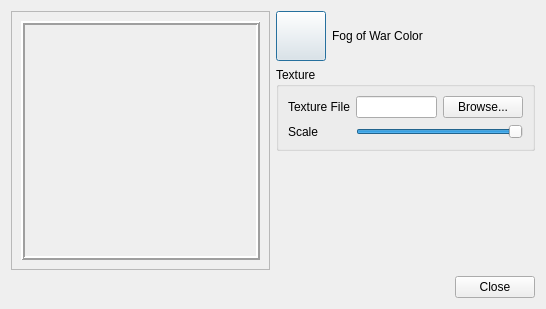
<?xml version="1.0" encoding="UTF-8"?>
<ui version="4.0">
 <class>LayerFowSettings</class>
 <widget class="QDialog" name="LayerFowSettings">
  <property name="geometry">
   <rect>
    <x>0</x>
    <y>0</y>
    <width>546</width>
    <height>309</height>
   </rect>
  </property>
  <property name="windowTitle">
   <string>Fog of War Layer Settings</string>
  </property>
  <property name="styleSheet">
   <string notr="true">background-image: url(:/img/data/parchment.jpg);</string>
  </property>
  <layout class="QVBoxLayout" name="verticalLayout_2">
   <item>
    <layout class="QHBoxLayout" name="horizontalLayout_3" stretch="1,1">
     <item>
      <widget class="QFrame" name="framePreview">
       <property name="frameShape">
        <enum>QFrame::StyledPanel</enum>
       </property>
       <property name="frameShadow">
        <enum>QFrame::Raised</enum>
       </property>
       <layout class="QGridLayout" name="gridLayout_2">
        <item row="0" column="0">
         <widget class="QLabel" name="lblPreview">
          <property name="sizePolicy">
           <sizepolicy hsizetype="Preferred" vsizetype="Preferred">
            <horstretch>0</horstretch>
            <verstretch>0</verstretch>
           </sizepolicy>
          </property>
          <property name="minimumSize">
           <size>
            <width>200</width>
            <height>200</height>
           </size>
          </property>
          <property name="maximumSize">
           <size>
            <width>1000</width>
            <height>1000</height>
           </size>
          </property>
          <property name="frameShape">
           <enum>QFrame::Box</enum>
          </property>
          <property name="frameShadow">
           <enum>QFrame::Raised</enum>
          </property>
          <property name="lineWidth">
           <number>2</number>
          </property>
          <property name="text">
           <string/>
          </property>
          <property name="scaledContents">
           <bool>true</bool>
          </property>
         </widget>
        </item>
       </layout>
      </widget>
     </item>
     <item>
      <layout class="QVBoxLayout" name="verticalLayout">
       <item>
        <layout class="QHBoxLayout" name="horizontalLayout_2">
         <item>
          <widget class="ColorPushButton" name="btnColor">
           <property name="minimumSize">
            <size>
             <width>50</width>
             <height>50</height>
            </size>
           </property>
           <property name="maximumSize">
            <size>
             <width>50</width>
             <height>50</height>
            </size>
           </property>
           <property name="text">
            <string/>
           </property>
          </widget>
         </item>
         <item>
          <widget class="QLabel" name="label">
           <property name="text">
            <string>Fog of War Color</string>
           </property>
          </widget>
         </item>
        </layout>
       </item>
       <item>
        <widget class="QGroupBox" name="groupBox">
         <property name="title">
          <string>Texture</string>
         </property>
         <layout class="QFormLayout" name="formLayout">
          <item row="0" column="0">
           <widget class="QLabel" name="label_2">
            <property name="text">
             <string>Texture File</string>
            </property>
           </widget>
          </item>
          <item row="0" column="1">
           <layout class="QHBoxLayout" name="horizontalLayout">
            <item>
             <widget class="QLineEdit" name="edtTextureFile"/>
            </item>
            <item>
             <widget class="QPushButton" name="btnBrowseTexture">
              <property name="text">
               <string>Browse...</string>
              </property>
             </widget>
            </item>
           </layout>
          </item>
          <item row="1" column="0">
           <widget class="QLabel" name="label_3">
            <property name="text">
             <string>Scale</string>
            </property>
           </widget>
          </item>
          <item row="1" column="1">
           <widget class="QSlider" name="sliderScale">
            <property name="minimum">
             <number>1</number>
            </property>
            <property name="maximum">
             <number>100</number>
            </property>
            <property name="value">
             <number>100</number>
            </property>
            <property name="orientation">
             <enum>Qt::Horizontal</enum>
            </property>
           </widget>
          </item>
         </layout>
        </widget>
       </item>
       <item>
        <spacer name="verticalSpacer">
         <property name="orientation">
          <enum>Qt::Vertical</enum>
         </property>
         <property name="sizeHint" stdset="0">
          <size>
           <width>20</width>
           <height>40</height>
          </size>
         </property>
        </spacer>
       </item>
      </layout>
     </item>
    </layout>
   </item>
   <item>
    <widget class="QDialogButtonBox" name="buttonBox">
     <property name="orientation">
      <enum>Qt::Horizontal</enum>
     </property>
     <property name="standardButtons">
      <set>QDialogButtonBox::Close</set>
     </property>
    </widget>
   </item>
  </layout>
 </widget>
 <customwidgets>
  <customwidget>
   <class>ColorPushButton</class>
   <extends>QPushButton</extends>
   <header>colorpushbutton.h</header>
  </customwidget>
 </customwidgets>
 <resources/>
 <connections>
  <connection>
   <sender>buttonBox</sender>
   <signal>accepted()</signal>
   <receiver>LayerFowSettings</receiver>
   <slot>accept()</slot>
   <hints>
    <hint type="sourcelabel">
     <x>272</x>
     <y>265</y>
    </hint>
    <hint type="destinationlabel">
     <x>272</x>
     <y>143</y>
    </hint>
   </hints>
  </connection>
  <connection>
   <sender>buttonBox</sender>
   <signal>rejected()</signal>
   <receiver>LayerFowSettings</receiver>
   <slot>reject()</slot>
   <hints>
    <hint type="sourcelabel">
     <x>272</x>
     <y>265</y>
    </hint>
    <hint type="destinationlabel">
     <x>272</x>
     <y>143</y>
    </hint>
   </hints>
  </connection>
 </connections>
</ui>
